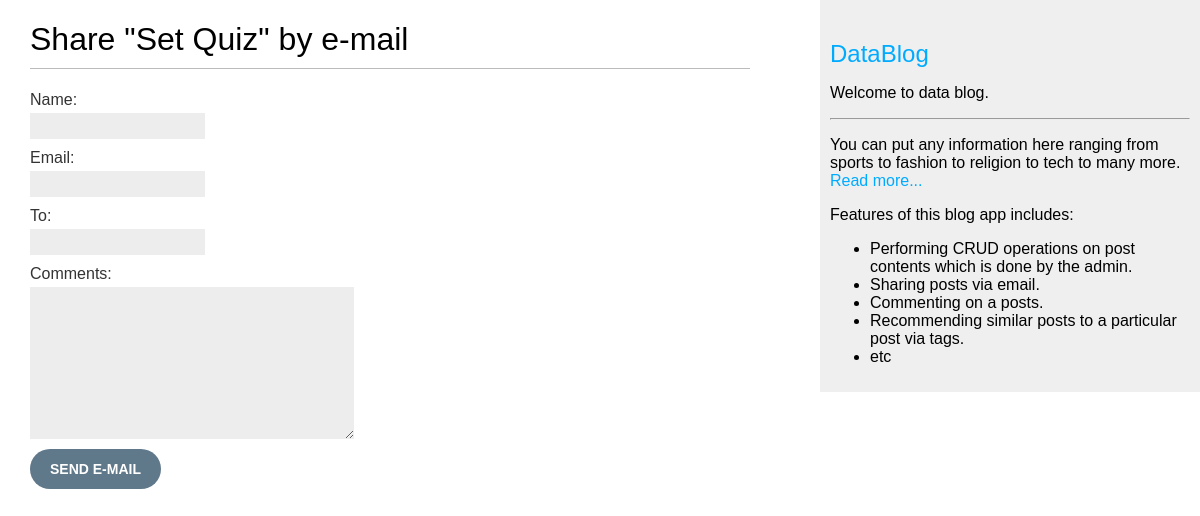
The app's page /1/share/, older data.
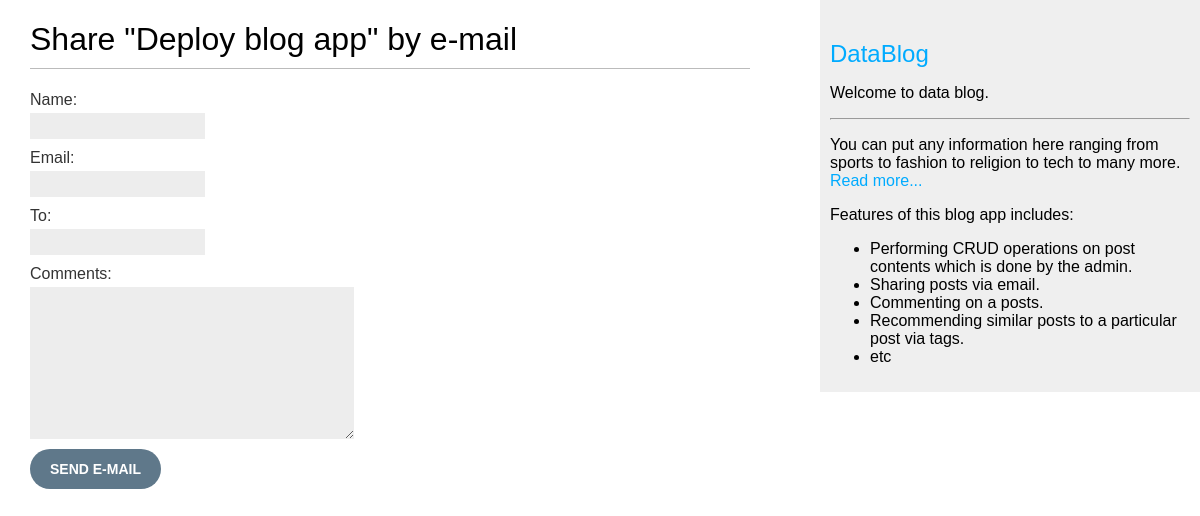
The same page, newer data.
### blogapp/models.py (models this page shows, shortened)
class Post(models.Model):
	STATUS_CHOICES = (
		('draft', 'Draft'),
		('published', 'Published'),
		)
	title = models.CharField(max_length=250)
	slug = models.SlugField(max_length=250, unique_for_date='publish')
	author = models.ForeignKey(User, null='blank', on_delete=models.CASCADE,related_name='blog_posts')
	body = models.TextField()
	publish = models.DateTimeField(default=timezone.now)
	created = models.DateTimeField(auto_now_add=True)
	updated = models.DateTimeField(auto_now=True)
	status = models.CharField(max_length=10,choices=STATUS_CHOICES,default='draft')
	objects = models.Manager()  # The default manager
	published = PublishedManager() # Our custom manager
	tags = TaggableManager()
	class Meta:
		ordering = ('-publish',)

### blogapp/views.py (the view)
# urls.py: path('<int:post_id>/share/', views.post_share, name='post_share'),
def post_share(request, post_id):
	post = get_object_or_404(Post, id=post_id, status='published')
	sent = False
	if request.method == 'POST':
		form = EmailPostForm(request.POST)
		if form.is_valid():
			cd = form.cleaned_data
			post_url = request.build_absolute_uri(post.get_absolute_url())
			subject = f"{cd['name']} recommends you read " f"{post.title}"
			message = f"Read {post.title} at {post_url}\n\n" \
				f"{cd['name']}\'s comments: {cd['comments']}"
			send_mail(subject, message, 'testdamilare@gmail.com',[cd['to']])
			sent = True
	else:
		form = EmailPostForm()
	context = {
		'post': post,
		'form': form,
		'sent': sent}
	return render(request, 'blogapp/post/share.html',context)

### blogapp/forms.py
class EmailPostForm(forms.Form):
	name = forms.CharField(max_length=25)
	email = forms.EmailField()
	to = forms.EmailField()
	comments = forms.CharField(required=False, widget=forms.Textarea)

### blogapp/templates/blogapp/post/share.html (shortened to what this page needs)
{% extends "blogapp/base.html" %}
   {% block content %}
     {% if sent %}
       <h1>E-mail successfully sent</h1>
       <p>
         "{{ post.title }}" was successfully sent to {{ form.cleaned_data.to }}.
       </p>
     {% else %}
       <h1>Share "{{ post.title }}" by e-mail</h1>
       <form method="post">
         {{ form.as_p }}
         <input type="submit" class="btn" style="background-color: #5f788a; color: #fff; border-radius: 20px; height: 40px;" value="Send e-mail">
       </form>
     {% endif %}
   {% endblock %}

Row changes from the older to the newer data that the page shows:
changed Post: title "Set Quiz" → "Deploy blog app"
